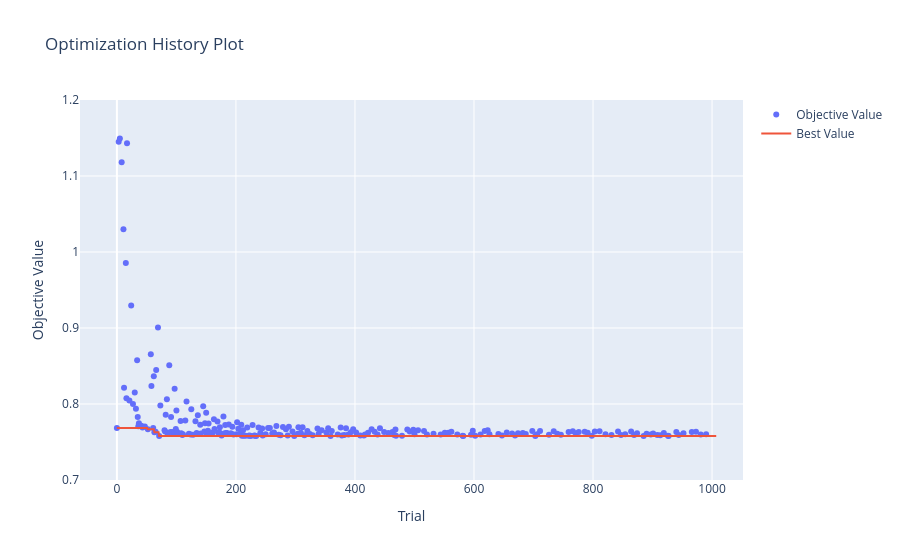

Source (notebook cell):
### Code cell
fig = vis.plot_optimization_history(estudo_hpc)

fig.update_yaxes(range=[0.7, 1.2])  

fig.show()

### Figure 1 — Plotly figure (JSON) as saved in the notebook; plotly's stock layout.template omitted (floating-point values rounded to 4 significant figures; data arrays with more than 128 entries replaced by an {"elided": "..."} marker saying what was removed)
{"data": [{"mode": "markers", "name": "Objective Value", "type": "scatter", "x": {"elided": "254 int values"}, "y": {"elided": "254 float values"}}, {"mode": "lines", "name": "Best Value", "type": "scatter", "x": {"elided": "1008 int values"}, "y": {"elided": "1008 float values"}}, {"marker": {"color": "#cccccc"}, "mode": "markers", "name": "Infeasible Trial", "showlegend": false, "type": "scatter", "x": [], "y": []}], "layout": {"title": {"text": "Optimization History Plot"}, "xaxis": {"title": {"text": "Trial"}}, "yaxis": {"range": [0.7, 1.2], "title": {"text": "Objective Value"}}}}
